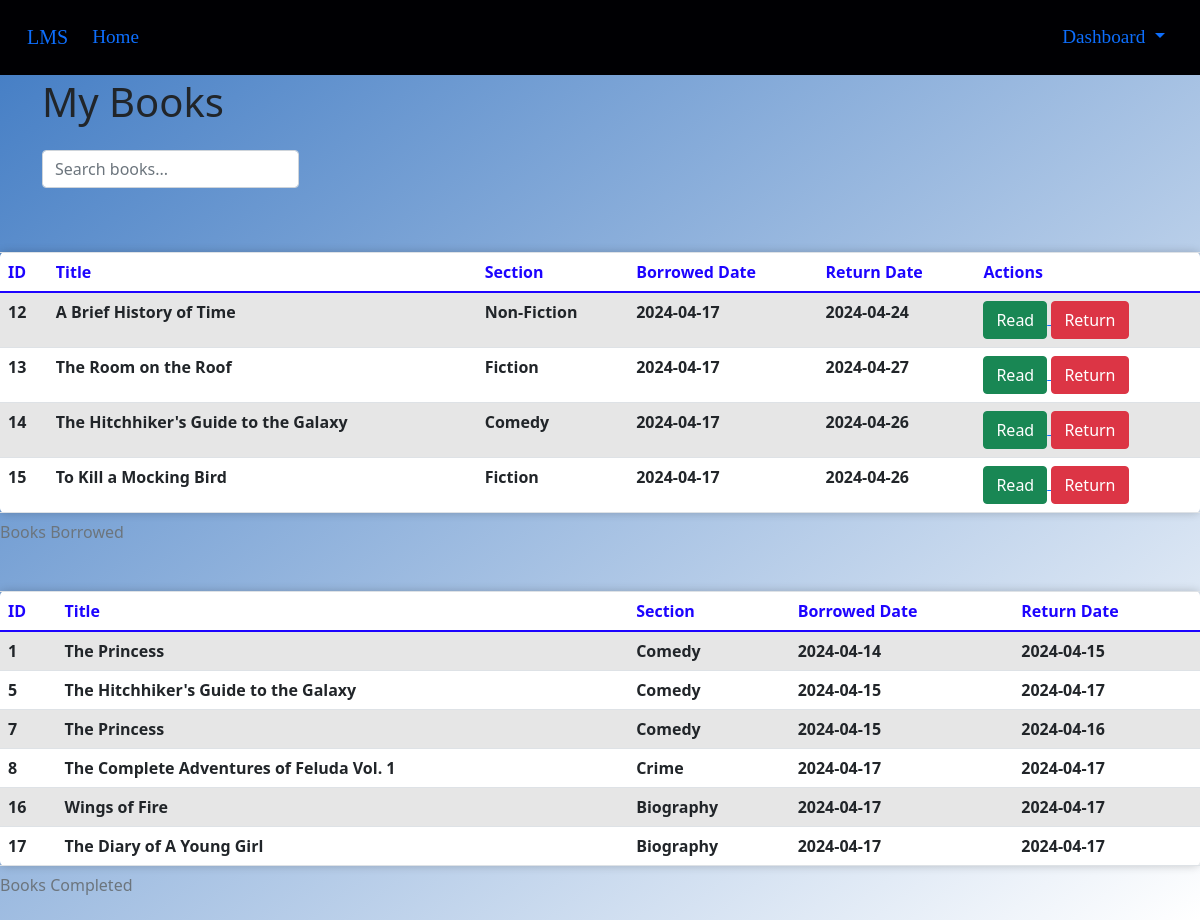
Page /mybooks/4 (signed in) on the committed database.
### models/models.py (models this page shows)
class BorrowedBook(db.Model):
    __tablename__ = 'BorrowedBook'
    id = db.Column(db.Integer, primary_key=True)
    user_id = db.Column(db.Integer, db.ForeignKey('User.id'), nullable=False)
    username = db.Column(db.String(100), nullable=False)
    book_id = db.Column(db.Integer, db.ForeignKey('Book.id'), nullable=False)
    book_title = db.Column(db.String(100), nullable=False)
    section_name = db.Column(db.String(100), db.ForeignKey('Section.name'), nullable=False)
    borrowed_date = db.Column(db.Date, nullable=False)
    number_of_days = db.Column(db.Integer, nullable=False)
    returned = db.Column(db.Boolean, nullable=False, default=False)
    return_date = db.Column(db.Date, nullable=True)
    section_rel = db.relationship('Section', backref=db.backref('Borrowed_book', lazy=True))
    user = db.relationship('User', backref=db.backref('Borrowed_book', lazy=True))
    book = db.relationship('Book', backref=db.backref('Borrowed_book', lazy=True))

### app.py (the view)
@app.route('/mybooks/<int:id>', methods = ['GET', 'POST']) # type: ignore
def my_books(id):
    if request.method == 'GET':
        if session.get('logged_in'):
            user = User.query.filter_by(id=id).first()
            borrowedbooks = BorrowedBook.query.filter_by(user_id=id).all()
            return render_template('mybooks.html',borrowedbooks=borrowedbooks, user=user)
        else:
            return redirect(url_for('user_login'))

### templates/mybooks.html (shortened to what this page needs)
<html>
    <head>
        <link rel="stylesheet" href="https://stackpath.bootstrapcdn.com/bootstrap/4.5.2/css/bootstrap.min.css">
        <link rel="stylesheet" href="https://stackpath.bootstrapcdn.com/font-awesome/4.7.0/css/font-awesome.min.css">
        <link href="https://cdn.jsdelivr.net/npm/bootstrap@5.0.2/dist/css/bootstrap.min.css" rel="stylesheet">
        <link
          rel="stylesheet"
          href="https://stackpath.bootstrapcdn.com/font-awesome/4.7.0/css/font-awesome.min.css"
        />
    </head>
    <nav class="navbar navbar-expand-lg bg-body-tertiary">
        <div class="container-fluid">
          <a class="navbar-brand" href="/">LMS</a>
          <div class="collapse navbar-collapse" id="navbarNavDropdown">
            <ul class="navbar-nav">
              <li class="nav-item">
                <a class="nav-link active" aria-current="page" href="/">Home</a>
              </li>
            </ul>
            <ul class="navbar-nav ms-auto">
              <li class="nav-item dropdown">
                <a
                  class="nav-link dropdown-toggle"
                  href="#"
                  id="navbarDropdownMenuLink2"
                  role="button"
                  data-bs-toggle="dropdown"
                  aria-expanded="false"
                >
                  Dashboard
                </a>
              </li>
            </ul>
          </div>
        </div>
      </nav>
    <div class = 'container my-5'>
        <h1>My Books</h1>
        <div class = "row my-4">
            <div class = "col-md-8">
                <form class = "form-inline" method = "GET">
                    <div class = "form-group mr-2">
                        <input type="text" class="form-control" id="search_query" name="search_query" placeholder="Search books...">
                    </div>
                </form>
            </div>
        </div>
    </div>
    <table class = "table table-striped">
        <caption>Books Borrowed</caption>
        <thead >
            <tr>
                <th>ID</th>
                <th>Title</th>
                <th>Section</th>
                <th>Borrowed Date</th>
                <th>Return Date</th>
                <th>Actions</th>
            </tr>
        </thead>
        <tbody>
            {% for borrowedbook in borrowedbooks %}
                {% if borrowedbook.returned == False %}
            <tr>
                <td>{{borrowedbook.id}}</td>
                <td>{{borrowedbook.book_title}}</td>
                <td>{{borrowedbook.section_name}}</td>
                <td>{{borrowedbook.borrowed_date}}</td>
                <td>{{borrowedbook.return_date}}</td>
                <td>
                    <a href = "/read-book/{{borrowedbook.id}}"><button class = "btn btn-success">Read</button>
                    <a href = "/return-book/{{borrowedbook.id}}"><button class = "btn btn-danger">Return</button>
                </td>
            </tr>
                {% endif %}
            {% endfor %}
        </tbody>
    </table>
    <br>
    <table class = "table table-striped">
        <caption>Books Completed</caption>
        <thead >
            <tr>
                <th>ID</th>
                <th>Title</th>
                <th>Section</th>
                <th>Borrowed Date</th>
                <th>Return Date</th>
            </tr>
        </thead>
        <tbody>
            {% for borrowedbook in borrowedbooks %}
                {% if borrowedbook.returned == True %}
            <tr>
                <td>{{borrowedbook.id}}</td>
                <td>{{borrowedbook.book_title}}</td>
                <td>{{borrowedbook.section_name}}</td>
                <td>{{borrowedbook.borrowed_date}}</td>
                <td>{{borrowedbook.return_date}}</td>
            </tr>
                {% endif %}
            {% endfor %}
        </tbody>
    </table>
    </body>
</html>

### templates/mybooks.html (style rules this page uses)
table { background-color: #ffffff; border-radius: 5px; box-shadow: 0 0 10px rgba(0, 0, 0, 0.2); }
th { background-color: #0c3a7f; color: #1d04ff; font-weight: 700; }
tr { font-weight: 700; }
.navbar { background-color: #000003; position: fixed; top: 0px; width: 100%; padding: 15px; color: #03effb; font-size: larger; justify-content: space-between; font-family: 'Lucida Sans'; }
h1 { padding-top: 30px; }

### rows in the picture
BorrowedBook: id "12", book_title "A Brief History of Time", section_name "Non-Fiction", borrowed_date "2024-04-17", return_date "2024-04-24"
BorrowedBook: id "13", book_title "The Room on the Roof", section_name "Fiction", borrowed_date "2024-04-17", return_date "2024-04-27"
BorrowedBook: id "14", book_title "The Hitchhiker's Guide to the Galaxy", section_name "Comedy", borrowed_date "2024-04-17", return_date "2024-04-26"
BorrowedBook: id "15", book_title "To Kill a Mocking Bird", section_name "Fiction", borrowed_date "2024-04-17", return_date "2024-04-26"
BorrowedBook: id "1", book_title "The Princess", section_name "Comedy", borrowed_date "2024-04-14", return_date "2024-04-15"
BorrowedBook: id "5", book_title "The Hitchhiker's Guide to the Galaxy", section_name "Comedy", borrowed_date "2024-04-15", return_date "2024-04-17"
BorrowedBook: id "7", book_title "The Princess", section_name "Comedy", borrowed_date "2024-04-15", return_date "2024-04-16"
BorrowedBook: id "8", book_title "The Complete Adventures of Feluda Vol. 1", section_name "Crime", borrowed_date "2024-04-17", return_date "2024-04-17"
BorrowedBook: id "16", book_title "Wings of Fire", section_name "Biography", borrowed_date "2024-04-17", return_date "2024-04-17"
BorrowedBook: id "17", book_title "The Diary of A Young Girl", section_name "Biography", borrowed_date "2024-04-17", return_date "2024-04-17"
